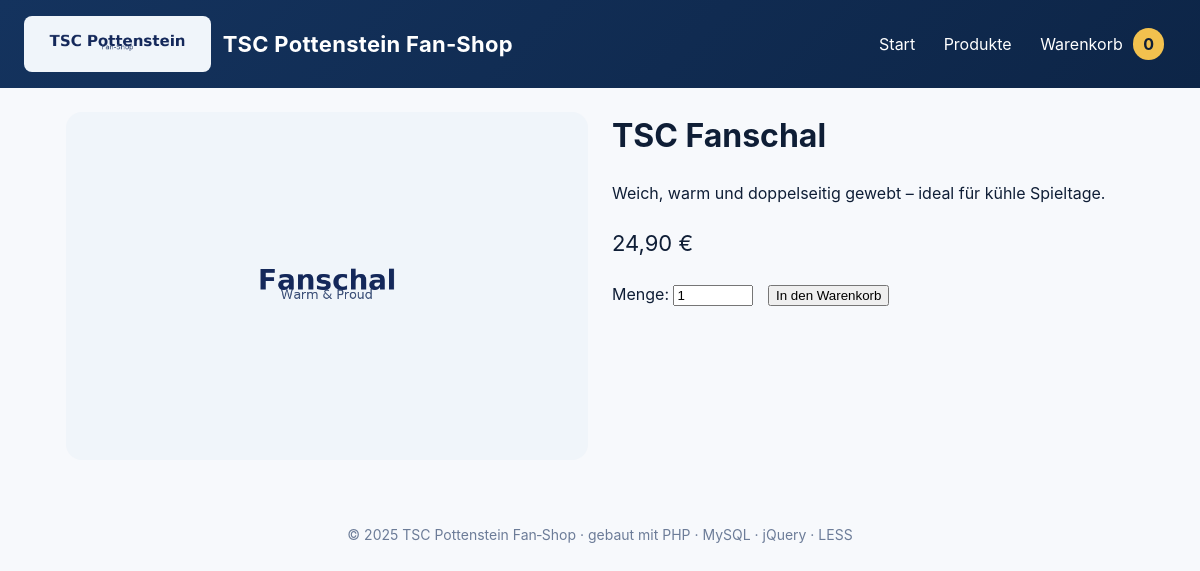
The app's page /product.php?id=3 with its own data.
### tables this page shows
CREATE TABLE `products` (
  `id` INT AUTO_INCREMENT PRIMARY KEY,
  `category_id` INT NOT NULL,
  `name` VARCHAR(200) NOT NULL,
  `description` TEXT,
  `price` DECIMAL(10,2) NOT NULL,
  `image` VARCHAR(200) NOT NULL,
  CONSTRAINT `fk_products_category` FOREIGN KEY (`category_id`) REFERENCES `categories`(`id`) ON DELETE RESTRICT
);

### functions.php (called while the page is built, shortened)
<?php
function format_price($n) {
    return number_format((float)$n, 2, ',', '.') . ' €';
}
function fetch_product(PDO $pdo, $id) {
    $stmt = $pdo->prepare("SELECT * FROM products WHERE id = ?");
    $stmt->execute([$id]);
    return $stmt->fetch();
}
?>

### product.php (the view, shortened to what this page needs)
<?php include 'header.php';
  $id = isset($_GET['id']) ? (int)$_GET['id'] : 0;
  $p = fetch_product($pdo, $id);
?>
  <div style="display:grid; grid-template-columns: 1fr 1fr; gap: 24px; align-items: start;">
    <img src="assets/img/<?php echo htmlspecialchars($p['image']); ?>" alt="<?php echo htmlspecialchars($p['name']); ?>" style="width:100%; border-radius: 16px;">
    <div>
      <h1 style="margin-top:0;"><?php echo htmlspecialchars($p['name']); ?></h1>
      <p><?php echo nl2br(htmlspecialchars($p['description'])); ?></p>
      <p class="price" style="font-size:22px;"><?php echo format_price($p['price']); ?></p>
      <form class="add-to-cart-form" method="post" action="cart_action.php">
        <label>Menge: <input type="number" name="quantity" value="1" min="1" style="width:80px;"></label>
        <button class="btn primary" type="submit" style="margin-left:10px;">In den Warenkorb</button>
      </form>
    </div>
  </div>
<?php include 'footer.php'; ?>

### assets/css/styles.css (style rules this page uses)
* { box-sizing:border-box }
html,body { margin:0;padding:0 }
body { font-family:-apple-system,BlinkMacSystemFont,"Segoe UI",Roboto,"Helvetica Neue",Arial,"Noto Sans","Apple Color Emoji","Segoe UI Emoji",sans-serif;background:#f7f9fc;color:#0f1e36;line-height:1.5 }

### records on screen
products: image (picture), name "TSC Fanschal", description "Weich, warm und doppelseitig gewebt – ideal für kühle Spieltage.", price "24,90 €"

### other values on screen
get_cart_count() "0"
